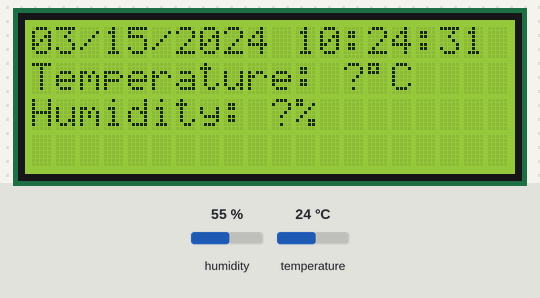
This sketch was run on a simulated Arduino Uno, built with avr-gcc and run on an emulated ATmega328P. Shown: 20×4 character LCD. The inputs (shaded band) are chosen by the test bench; at power-on: humidity 55 %, temperature 24 °C. The local clock reads 2024-03-15 10:24:30 at power-on unless the sketch sets it.

Above: at 1.2 s.
At 9.3 s:
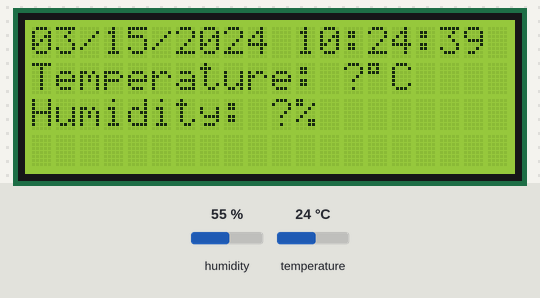
At 14.4 s:
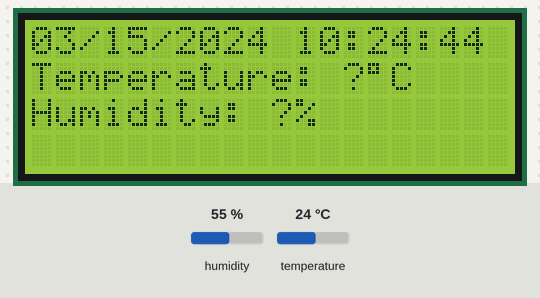
At 19.5 s:
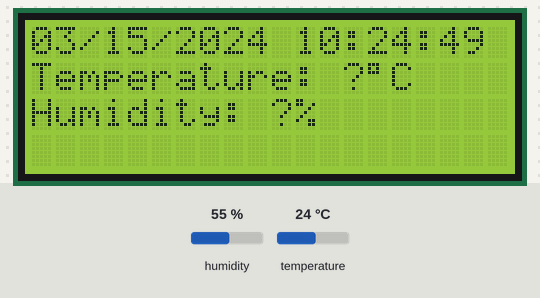
At 27.7 s:
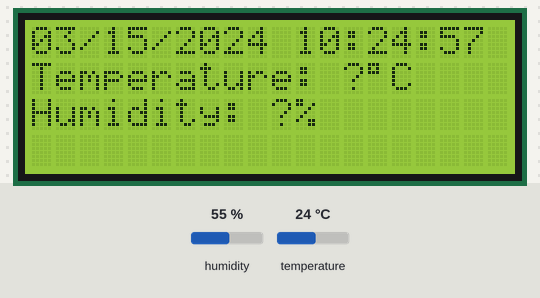
At 38.9 s:
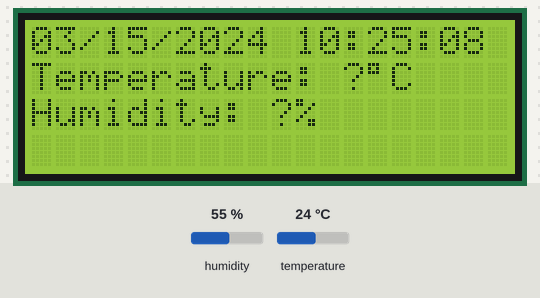

Measured:
- what the display in image 1 shows lasts 1.0 s, from 9.3 s to 10.3 s

The sketch:

main.ino
```cpp
#include <LiquidCrystal_I2C.h>
#include <ThreeWire.h>
#include <RtcDS1302.h>
#include <DHT.h>

// set the LCD number of columns and rows
int lcdColumns = 20;
int lcdRows = 4;

const int IO = 27;    // DAT
const int SCLK = 14;  // CLK
const int CE = 26;    // RST
const int DHTout = 25; //DHT

//variables
char datetime[20];
char display_temperature[20];
char display_humidity[20];
float temperature;
float humidity;

LiquidCrystal_I2C lcd(0x27, lcdColumns, lcdRows);
ThreeWire myWire(IO, SCLK, CE);
RtcDS1302<ThreeWire> Rtc(myWire);
DHT dht(DHTout,DHT11);

void setup(){
  Rtc.Begin();
  lcd.init();
  lcd.backlight();
  dht.begin();
  delay(1000);
}

void loop(){

  temperature=dht.readTemperature();
  sprintf(display_temperature,"Temperature: %.1f\xDF""C",temperature);     //0xDF - degree sign
  humidity=dht.readHumidity();
  sprintf(display_humidity,"Humidity: %.1f%%",humidity);
  lcd.setCursor(0,1);
  lcd.print(display_temperature);
  lcd.setCursor(0,2);
  lcd.print(display_humidity);

  //continuously check datetime but read temp and humidity around every 10min
  for(int i = 0; i<600;i++){
    RtcDateTime dt = Rtc.GetDateTime();
    sprintf(datetime, "%02u/%02u/%04u %02u:%02u:%02u",
              dt.Month(),
              dt.Day(),
              dt.Year(),
              dt.Hour(),
              dt.Minute(),
              dt.Second()
              );

    lcd.setCursor(0, 0);
    lcd.print(datetime);

    delay(1000);
  }
}
```
